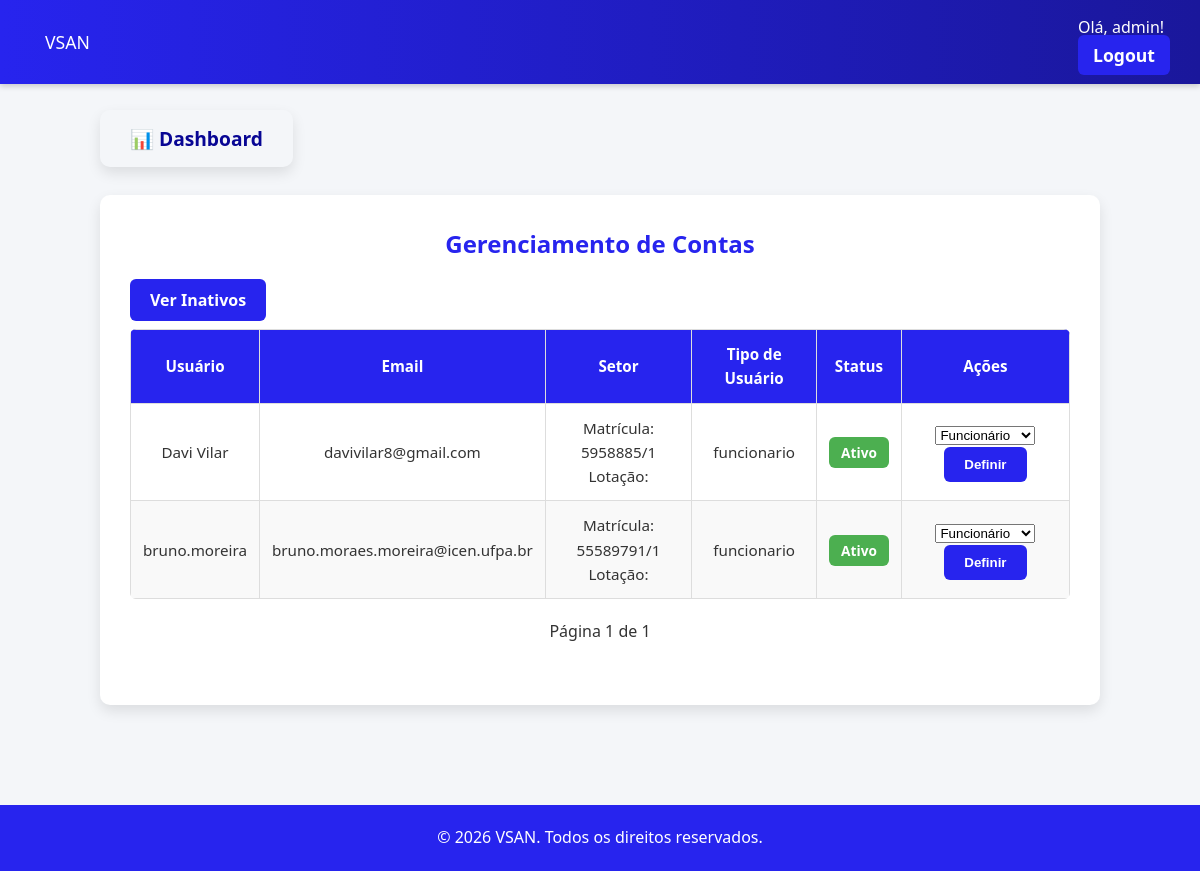
Screenshot of /gerenciar_contas/?mostrar=todos (signed in) with the database file from the repository.
### usuarios/models.py (models this page shows, shortened)
class Usuario(AbstractUser):
    TIPO_USUARIO_CHOICES = [
        ('diretor', 'Diretor'),
        ('coordenador', 'Coordenador'),
        ('funcionario', 'Funcionário'),
    ]
    setor = models.ForeignKey(Setor, on_delete=models.SET_NULL, null=True, blank=True, related_name="usuarios")
    tipo_usuario = models.CharField(max_length=20, choices=TIPO_USUARIO_CHOICES, verbose_name='Tipo de Usuário', null=True, blank=True)
    matricula = models.CharField(max_length=20, unique=True, null=True, blank=True)
    servidor = models.OneToOneField(Servidor, on_delete=models.CASCADE, null=True, blank=True, related_name="usuario")
    objects = UsuarioManager()

### usuarios/views.py (the view)
# urls.py: path("gerenciar_contas/", views.gerenciar_contas, name="gerenciar_contas"),
@login_required(login_url='/login/')
def gerenciar_contas(request):
    if request.user.tipo_usuario != "diretor":
        messages.error(request, "Apenas diretores podem acessar o gerenciamento de contas.")
        return redirect("dashboard")
    usuarios = Usuario.objects.filter(is_superuser=False).exclude(id=request.user.id)
    if request.GET.get("mostrar") != "todos":
        usuarios = usuarios.filter(is_active=False)
    paginator = Paginator(usuarios, 10)  # 10 usuários por página
    page_number = request.GET.get("page")
    page_obj = paginator.get_page(page_number)
    setores = Setor.objects.all()
    return render(request, "usuarios/gerenciar_contas.html", {
        "page_obj": page_obj,
        "setores": setores,
    })

### usuarios/templates/usuarios/gerenciar_contas.html (shortened to what this page needs)
{% extends 'base.html' %}
{% block content %}
<div class="dashboard-container">
    <h2>Gerenciamento de Contas</h2>
    {% if request.user.tipo_usuario == "diretor" %}
    <section class="dashboard-section" style="margin-top: 20px;">
        {% if request.GET.mostrar == "todos" %}
            <a href="{% url 'gerenciar_contas' %}" class="btn-primary">Ver Inativos</a>
        {% else %}
            <a href="{% url 'gerenciar_contas' %}?mostrar=todos" class="btn-primary">Ver Todos</a>
        {% endif %}
        <table class="dashboard-table">
            <thead>
                <tr>
                    <th>Usuário</th>
                    <th>Email</th>
                    <th>Setor</th>
                    <th>Tipo de Usuário</th>
                    <th>Status</th>
                    <th>Ações</th>
                </tr>
            </thead>
            <tbody>
                {% for usuario in page_obj %}
                <tr>
                    <td>{{ usuario.username }}</td>
                    <td>{{ usuario.email }}</td>
                    <td>
                        Matrícula: {{ usuario.matricula|default:"Não informada" }}<br>
                        {% if usuario.servidor %}
                            Lotação: {{ usuario.servidor.lotacao }}
                        {% else %}
                            Servidor não vinculado
                        {% endif %}
                    </td>
                    <td>{{ usuario.tipo_usuario|default:"Não definido" }}</td>
                    <td>
                        {% if usuario.is_active %}
                            <span class="status ativo">Ativo</span>
                        {% else %}
                            <span class="status inativo">Inativo</span>
                        {% endif %}
                    </td>
                    <td>
                        {% if usuario != request.user %}
                        <form method="post" action="{% url 'definir_tipo_usuario' usuario.id %}">
                            <select name="tipo_usuario" class="select-tipo">
                                <option value="funcionario" {% if usuario.tipo_usuario == "funcionario" %}selected{% endif %}>Funcionário</option>
                            </select>
                            <button type="submit" class="btn-primary">Definir</button>
                        </form>
                        {% else %}
                            <span class="info">Não é possível alterar a própria conta</span>
                        {% endif %}
                    </td>
                </tr>
                {% endfor %}
            </tbody>
        </table>
        <div class="pagination" style="margin-top:20px; text-align:center;">
            <span>Página {{ page_obj.number }} de {{ page_obj.paginator.num_pages }}</span>
        </div>
    </section>
    {% else %}
        <p><strong>Área de contas disponível apenas para diretores.</strong></p>
    {% endif %}
</div>
{% endblock %}

### templates/header.html (shortened to what this page needs)
{% load static %}
<header class="header">
    <a href="{% url 'home' %}" class="logo">VSAN</a>
    <nav class="nav">
        {% if user.is_authenticated %}
            <span class="user-info">Olá, {{ user.username }}!</span>
        <ul class="menu">
            <li><a href="{% url 'logout' %}" class='btn-primary'>Logout</a></li>
        </ul>
        {% else %}
        <ul class="menu">
            <li><a href="{% url 'login' %}" class='btn-primary'>Login</a></li>
            <li><a href="{% url 'cadastrar_usuario' %}" class="btn-primary">Criar conta</a></li>
        </ul>
        {% endif %}
    </nav>
</header>
{% if user.is_authenticated  %}
    {% if request.path != '/dashboard/' %}
        <div class="container-btn-dashboard">
            <a href="{% url 'dashboard' %}" class="btn-card">📊 Dashboard</a>
        </div>
    {% endif %}
{% endif %}

### usuarios/static/css/style.css (style rules this page uses)
* { margin: 0; padding: 0; box-sizing: border-box; }
body { font-family: 'Segoe UI', Arial, sans-serif; background-color: #f4f6f9; color: #333; line-height: 1.6; }
.header { display: flex; justify-content: space-between; background: linear-gradient(90deg, #2724ee, #1a179b); color: #fff; padding: 15px 30px; align-items: center; box-shadow: 0 2px 6px rgba(0,0,0,0.2); }
.header a { text-decoration: none; font-size: 1.1em; padding: 8px 15px; color: #fff; transition: color 0.3s; }
.menu { list-style: none; display: flex; gap: 20px; }
.container, .dashboard-container { max-width: 1000px; margin: 40px auto; background: #fff; padding: 30px; border-radius: 10px; box-shadow: 0px 6px 14px rgba(0,0,0,0.1); }
.container h2, .dashboard-container h2 { text-align: center; margin-bottom: 25px; color: #2724ee; font-weight: bold; }
.btn-primary, .btn-secondary, .btn-danger { padding: 10px 20px; border-radius: 6px; cursor: pointer; font-weight: 600; transition: all 0.3s; }
.btn-primary { background-color: #2724ee; color: #fff; border: none; text-decoration: none; }
.dashboard-section { margin-bottom: 30px; }
.dashboard-table { width: 100%; border-collapse: collapse; margin-top: 15px; border-radius: 6px; overflow-x: auto; display: block; }
.dashboard-table th, .dashboard-table td { border: 1px solid #ddd; padding: 12px; text-align: center; font-size: 0.95em; }
.dashboard-table th { background-color: #2724ee; color: #fff; }
.dashboard-table tr:nth-child(even) { background-color: #f9f9f9; }
.status { padding: 6px 12px; border-radius: 6px; font-weight: bold; font-size: 0.9em; }
.status.ativo { background-color: #4CAF50; color: #fff; }
.container-btn-dashboard { max-width: 1000px; margin: 40px auto; }
.btn-card { color: #080694; border: none; padding: 15px 30px; border-radius: 10px; font-size: 1.2em; font-weight: bold; cursor: pointer; transition: background-color 0.3s ease; text-decoration: none; box-shadow: 0px 6px 14px rgba(0,0,0,0.1); }

### rows the page displays
Usuario: username "admin"
Usuario: username "Davi Vilar", email "davivilar8@gmail.com", matricula "5958885/1", tipo_usuario "funcionario", is_active "Ativo", tipo_usuario "Funcionário"
Usuario: username "bruno.moreira", email "bruno.moraes.moreira@icen.ufpa.br", matricula "55589791/1", tipo_usuario "funcionario", is_active "Ativo", tipo_usuario "Funcionário"

### other values shown
{{ page_obj.number }} "1"
{{ page_obj.paginator.num_pages }} "1"
